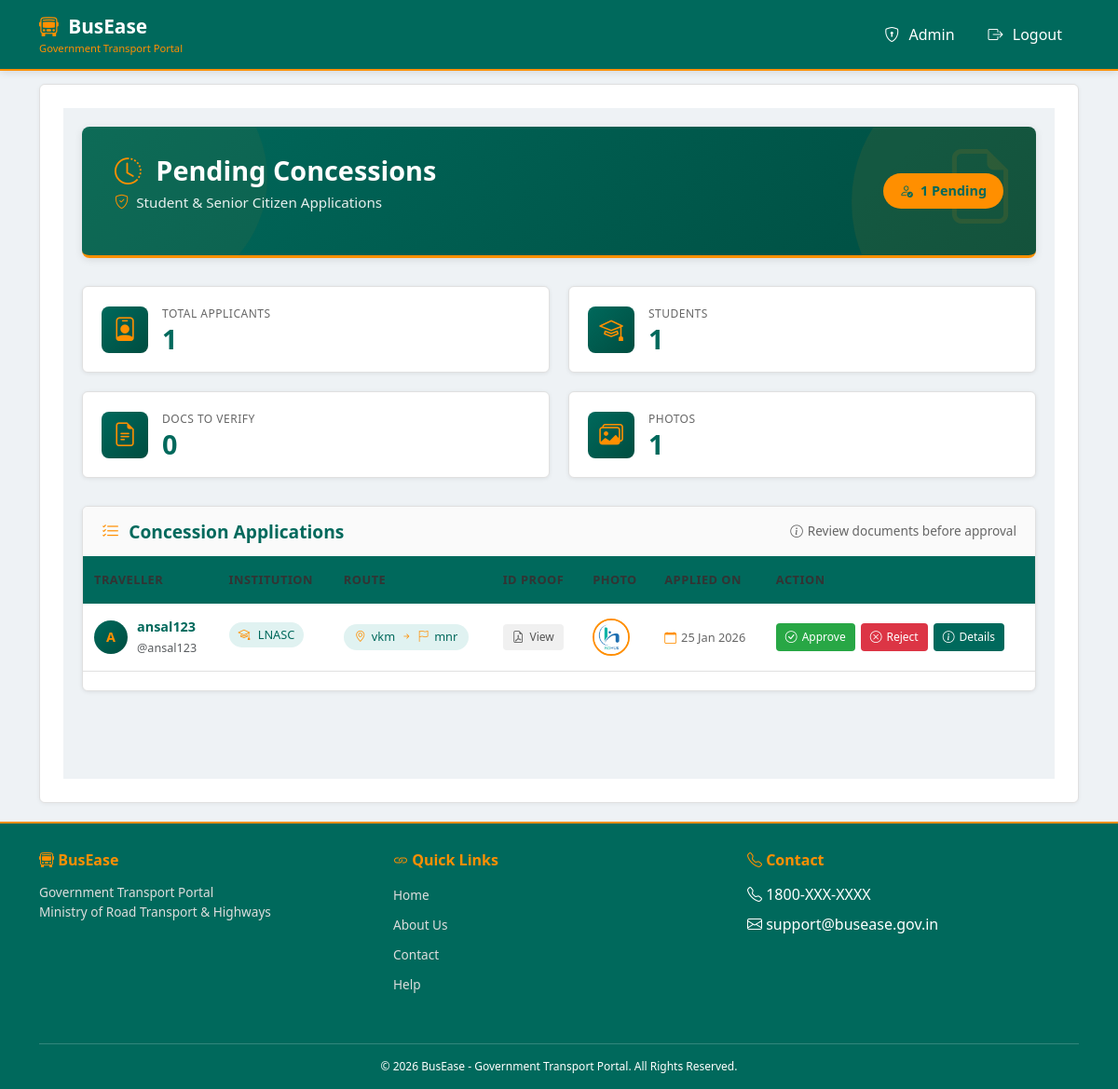
The app's page /admin_app/concessions/ (signed in) with its own data.
### traveller/models.py (models this page shows, shortened)
class ConcessionApplication(models.Model):
    traveller = models.ForeignKey(settings.AUTH_USER_MODEL, on_delete=models.CASCADE)
    college_name = models.CharField(max_length=200)
    starting_location = models.CharField(max_length=100)
    ending_location = models.CharField(max_length=100)
    document = models.FileField(upload_to='concession_docs/')
    photo = models.ImageField(upload_to='concession_photos/', null=True, blank=False)
    STATUS_CHOICES = [
        ('Pending', 'Pending'),
        ('Approved', 'Approved'),
        ('Rejected', 'Rejected'),
        ('Cancelled', 'Cancelled'),
        ('Expired', 'Expired'),
    ]
    status = models.CharField(max_length=20, choices=STATUS_CHOICES, default='Pending')
    applied_on = models.DateTimeField(auto_now_add=True)
    approved_on = models.DateTimeField(null=True, blank=True)
    expiry_date = models.DateField(null=True, blank=True)
    rejection_reason = models.TextField(null=True, blank=True)
    cancel_reason = models.TextField(null=True, blank=True)

### main/models.py (models this page shows, shortened)
class User(AbstractUser):
    ROLE_CHOICES = [
        ('admin', 'RTO Admin'),
        ('owner', 'Bus Owner'),
        ('traveller', 'Traveller'),
        ('conductor', 'Bus Conductor'),  # Add this line
    ]
    role = models.CharField(max_length=20, choices=ROLE_CHOICES, default='traveller')
    email = models.EmailField(blank=True, null=True)
    USERNAME_FIELD = 'username'
    REQUIRED_FIELDS = ['email']
    objects = UserManager()

### admin_app/views.py (the view)
# urls.py: path('concessions/', views.admin_concessions, name='admin_concessions'),
@login_required
@user_passes_test(superuser_required)
def admin_concessions(request):
    pending_concessions = ConcessionApplication.objects.filter(status="Pending")
    return render(request, "admin_app/admin_concessions.html", {
        "pending_concessions": pending_concessions
    })

### admin_app/views.py (called while the page is built)
def superuser_required(user):
    return user.is_superuser

### admin_app/templates/admin_app/admin_concessions.html (shortened to what this page needs)
{% extends 'base.html' %}
{% block content %}
<div class="gov-concessions-page">
  <div class="gov-container">
    <div class="gov-hero-section">
      <div class="gov-hero-content">
        <div>
          <h1 class="gov-hero-title">
            <i class="bi bi-clock-history"></i> Pending Concessions
          </h1>
          <p class="gov-hero-subtitle">
            <i class="bi bi-shield-check"></i> Student & Senior Citizen Applications
          </p>
        </div>
        <span class="gov-stats-badge">
          <i class="bi bi-person-check"></i> {{ pending_concessions|length }} Pending
        </span>
      </div>
    </div>
    <div class="gov-stats-grid">
      <div class="gov-stat-card">
        <div class="gov-stat-icon">
          <i class="bi bi-person-badge"></i>
        </div>
        <div class="gov-stat-content">
          <div class="gov-stat-label">Total Applicants</div>
          <div class="gov-stat-number">{{ pending_concessions|length }}</div>
        </div>
      </div>
      <div class="gov-stat-card">
        <div class="gov-stat-icon">
          <i class="bi bi-mortarboard"></i>
        </div>
        <div class="gov-stat-content">
          <div class="gov-stat-label">Students</div>
          <div class="gov-stat-number">{{ pending_concessions|length }}</div>
        </div>
      </div>
      <div class="gov-stat-card">
        <div class="gov-stat-icon">
          <i class="bi bi-file-earmark-text"></i>
        </div>
        <div class="gov-stat-content">
          <div class="gov-stat-label">Docs to Verify</div>
          <div class="gov-stat-number">{{ pending_concessions|length|add:pending_concessions|length }}</div>
        </div>
      </div>
      <div class="gov-stat-card">
        <div class="gov-stat-icon">
          <i class="bi bi-images"></i>
        </div>
        <div class="gov-stat-content">
          <div class="gov-stat-label">Photos</div>
          <div class="gov-stat-number">{{ pending_concessions|length }}</div>
        </div>
      </div>
    </div>
    <div class="gov-main-card">
      <div class="gov-card-header">
        <h5 class="gov-card-title">
          <i class="bi bi-list-check"></i>
          Concession Applications
        </h5>
        <span class="gov-card-subtitle">
          <i class="bi bi-info-circle"></i> Review documents before approval
        </span>
      </div>
      {% if pending_concessions %}
        <div class="gov-table-container">
          <table class="gov-table">
            <thead>
              <tr>
                <th>Traveller</th>
                <th>Institution</th>
                <th>Route</th>
                <th>ID Proof</th>
                <th>Photo</th>
                <th>Applied On</th>
                <th>Action</th>
              </tr>
            </thead>
            <tbody>
              {% for req in pending_concessions %}
              <tr>
                <td>
                  <div class="gov-traveller-info">
                    <div class="gov-traveller-avatar">
                      {{ req.traveller.username|slice:":1"|upper }}
                    </div>
                    <div>
                      <div class="gov-traveller-name">{{ req.traveller.get_full_name|default:req.traveller.username }}</div>
                      <small class="text-muted">@{{ req.traveller.username }}</small>
                    </div>
                  </div>
                </td>
                <td>
                  <span class="gov-college-badge">
                    <i class="bi bi-mortarboard"></i>
                    {{ req.college_name|truncatechars:25 }}
                  </span>
                </td>
                <td>
                  <span class="gov-route-badge">
                    <i class="bi bi-geo-alt"></i>
                    {{ req.starting_location }}
                    <i class="bi bi-arrow-right-short"></i>
                    <i class="bi bi-flag"></i>
                    {{ req.ending_location }}
                  </span>
                </td>
                <td>
                  {% if req.document %}
                    <a href="{{ req.document.url }}" target="_blank" class="gov-doc-link">
                      <i class="bi bi-file-earmark-pdf"></i>
                      View
                    </a>
                  {% else %}
                    <span class="gov-no-doc">Not uploaded</span>
                  {% endif %}
                </td>
                <td>
                  {% if req.photo %}
                    <img src="{{ req.photo.url }}"
                         class="gov-photo-thumb"
                         onclick="openPhotoModal('{{ req.photo.url }}')"
                         title="Click to enlarge"
                         style="cursor: pointer;">
                  {% else %}
                    <div class="gov-no-photo">
                      <i class="bi bi-person"></i>
                    </div>
                  {% endif %}
                </td>
                <td>
                  <span class="gov-date-badge">
                    <i class="bi bi-calendar"></i>
                    {{ req.applied_on|date:"d M Y" }}
                  </span>
                </td>
                <td>
                  <div class="gov-action-group">
                    <a href="{% url 'approve_concession' req.id %}" class="gov-action-btn gov-action-approve">
                      <i class="bi bi-check-circle"></i>
                      Approve
                    </a>
                    <a href="{% url 'reject_concession' req.id %}" class="gov-action-btn gov-action-reject">
                      <i class="bi bi-x-circle"></i>
                      Reject
                    </a>
                    <a href="{% url 'admin_view_concession_details' req.id %}" class="gov-action-btn gov-action-details">
                      <i class="bi bi-info-circle"></i>
                      Details
                    </a>
                  </div>
                </td>
              </tr>
              {% endfor %}
            </tbody>
          </table>
        </div>
      {% endif %}
    </div>
  </div>
</div>
{% endblock %}

### templates/base.html (style rules this page uses)
* { margin: 0; padding: 0; box-sizing: border-box; }
body { background: #eef2f5; font-family: 'Segoe UI', Arial, sans-serif; padding-top: 70px; min-height: 100vh; display: flex; flex-direction: column; }
.gov-table { width: 100%; border-collapse: collapse; margin-bottom: 20px; }
.gov-table th { background: #00695c; color: white; padding: 12px; text-align: left; font-weight: 600; font-size: 0.85rem; }
.gov-table td { padding: 12px; border-bottom: 1px solid #e0e0e0; font-size: 0.85rem; }

### records on screen
ConcessionApplication: traveller.username "A", traveller.get_full_name "ansal123", traveller.username "ansal123", college_name "LNASC", starting_location "vkm", ending_location "mnr", photo (picture), applied_on "25 Jan 2026"

### other values on screen
{{ pending_concessions|length }} "1"
{{ pending_concessions|length|add:pending_concessions|length }} "0"
